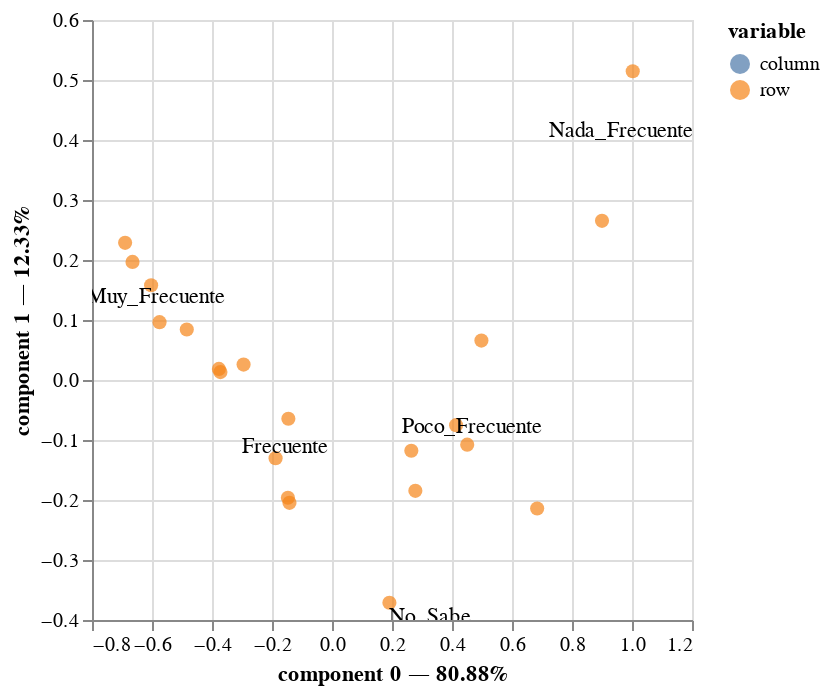

This figure's notebook cell:
### Markdown cell above
Las dos primeras componentes explican más del **90% de la varianza total**.

### Code cell
ca.plot(contingency_table_corruption_insitutes, x_component = 0, y_component = 1, show_row_markers = True,
        show_column_markers = False, show_row_labels = False, show_column_labels = True)

### Figure 1 — Vega specification as saved in the notebook (floating-point values rounded to 4 significant figures)
{"$schema": "https://vega.github.io/schema/vega/v5.json", "data": [{"name": "param_7_store"}, {"name": "source_0", "values": [{"component 0": 0.1913, "component 1": -0.3713, "value": "Universidades", "variable": "row"}, {"component 0": -0.665, "component 1": 0.1968, "value": "Policia", "variable": "row"}, {"component 0": 0.2644, "component 1": -0.118, "value": "Hospitales", "variable": "row"}, {"component 0": -0.6029, "component 1": 0.158, "value": "Secretarias", "variable": "row"}, {"component 0": -0.147, "component 1": -0.1962, "value": "Empresarios", "variable": "row"}, {"component 0": -0.484, "component 1": 0.0842, "value": "Gubernatura", "variable": "row"}, {"component 0": 0.6839, "component 1": -0.2142, "value": "Trabajo", "variable": "row"}, {"component 0": -0.377, "component 1": 0.01851, "value": "Municipio", "variable": "row"}, {"component 0": 1.002, "component 1": 0.5146, "value": "Familiares", "variable": "row"}, {"component 0": -0.1418, "component 1": -0.2048, "value": "Sindicatos", "variable": "row"}, {"component 0": 0.9, "component 1": 0.2653, "value": "Vecinos", "variable": "row"}, {"component 0": -0.5749, "component 1": 0.09636, "value": "Diputados_Senadores", "variable": "row"}, {"component 0": -0.1454, "component 1": -0.0646, "value": "Medios_Comunicacion", "variable": "row"}, {"component 0": -0.2947, "component 1": 0.02571, "value": "Intitutos_Electorales", "variable": "row"}, {"component 0": 0.2779, "component 1": -0.1847, "value": "Comisiones_Derechos", "variable": "row"}, {"component 0": 0.4507, "component 1": -0.1078, "value": "Escuelas_Publicas", "variable": "row"}, {"component 0": -0.1881, "component 1": -0.1303, "value": "Jueces_Magistrados", "variable": "row"}, {"component 0": 0.498, "component 1": 0.06573, "value": "Insituciones_Religiosas", "variable": "row"}, {"component 0": -0.6896, "component 1": 0.2287, "value": "Partidos_Politicos", "variable": "row"}, {"component 0": 0.4136, "component 1": -0.07522, "value": "Ejercito_Marina", "variable": "row"}, {"component 0": -0.3719, "component 1": 0.01313, "value": "Ministerio_Publico", "variable": "row"}]}, {"name": "source_1", "values": [{"component 0": -0.5864, "component 1": 0.1387, "value": "Muy_Frecuente", "variable": "column"}, {"component 0": -0.1554, "component 1": -0.1123, "value": "Frecuente", "variable": "column"}, {"component 0": 0.4651, "component 1": -0.07877, "value": "Poco_Frecuente", "variable": "column"}, {"component 0": 0.9617, "component 1": 0.4151, "value": "Nada_Frecuente", "variable": "column"}, {"component 0": 0.3253, "component 1": -0.3958, "value": "No_Sabe", "variable": "column"}]}, {"name": "source_2", "values": [{"component 0": -0.5864, "component 1": 0.1387, "label": "Muy_Frecuente"}, {"component 0": -0.1554, "component 1": -0.1123, "label": "Frecuente"}, {"component 0": 0.4651, "component 1": -0.07877, "label": "Poco_Frecuente"}, {"component 0": 0.9617, "component 1": 0.4151, "label": "Nada_Frecuente"}, {"component 0": 0.3253, "component 1": -0.3958, "label": "No_Sabe"}]}, {"name": "source_0_color_domain_variable_0", "values": [{"variable": "row"}]}, {"name": "source_1_color_domain_variable_1", "values": [{"variable": "column"}]}], "signals": [{"name": "unit", "value": {}, "on": [{"events": "pointermove", "update": "isTuple(group()) ? group() : unit"}]}, {"name": "param_7", "update": "vlSelectionResolve(\"param_7_store\", \"union\")"}, {"name": "param_7_component_0", "on": [{"events": [{"source": "view", "type": "dblclick"}], "update": "null"}, {"events": {"signal": "param_7_translate_delta"}, "update": "panLinear(param_7_translate_anchor.extent_x, -param_7_translate_delta.x / width)"}, {"events": {"signal": "param_7_zoom_delta"}, "update": "zoomLinear(domain(\"x\"), param_7_zoom_anchor.x, param_7_zoom_delta)"}]}, {"name": "param_7_component_1", "on": [{"events": [{"source": "view", "type": "dblclick"}], "update": "null"}, {"events": {"signal": "param_7_translate_delta"}, "update": "panLinear(param_7_translate_anchor.extent_y, param_7_translate_delta.y / height)"}, {"events": {"signal": "param_7_zoom_delta"}, "update": "zoomLinear(domain(\"y\"), param_7_zoom_anchor.y, param_7_zoom_delta)"}]}, {"name": "param_7_tuple", "on": [{"events": [{"signal": "param_7_component_0 || param_7_component_1"}], "update": "param_7_component_0 && param_7_component_1 ? {unit: \"view_7\", fields: param_7_tuple_fields, values: [param_7_component_0,param_7_component_1]} : null"}]}, {"name": "param_7_tuple_fields", "value": [{"field": "component 0", "channel": "x", "type": "R"}, {"field": "component 1", "channel": "y", "type": "R"}]}, {"name": "param_7_translate_anchor", "value": {}, "on": [{"events": [{"source": "scope", "type": "pointerdown"}], "update": "{x: x(unit), y: y(unit), extent_x: domain(\"x\"), extent_y: domain(\"y\")}"}]}, {"name": "param_7_translate_delta", "value": {}, "on": [{"events": [{"source": "window", "between": [{"source": "scope", "type": "pointerdown"}, {"source": "window", "type": "pointerup"}], "type": "pointermove", "consume": true}], "update": "{x: param_7_translate_anchor.x - x(unit), y: param_7_translate_anchor.y - y(unit)}"}]}, {"name": "param_7_zoom_anchor", "on": [{"events": [{"source": "scope", "type": "wheel", "consume": true}], "update": "{x: invert(\"x\", x(unit)), y: invert(\"y\", y(unit))}"}]}, {"name": "param_7_zoom_delta", "on": [{"events": [{"source": "scope", "type": "wheel", "consume": true}], "update": "pow(1.001, event.deltaY * pow(16, event.deltaMode))", "force": true}]}, {"name": "param_7_modify", "on": [{"events": {"signal": "param_7_tuple"}, "update": "modify(\"param_7_store\", param_7_tuple, true)"}]}], "marks": [{"type": "symbol", "name": "view_7_marks", "from": {"data": "source_0"}, "encode": {"update": {"y": {"field": "component 1", "scale": "y"}, "x": {"field": "component 0", "scale": "x"}, "opacity": {"value": 0.7}, "shape": {"value": "circle"}, "fill": {"field": "variable", "scale": "color"}, "size": {"value": 50}, "tooltip": {"signal": "{\"variable\": isValid(datum[\"variable\"]) ? datum[\"variable\"] : \"\"+datum[\"variable\"], \"value\": isValid(datum[\"value\"]) ? datum[\"value\"] : \"\"+datum[\"value\"], \"component 0\": format(datum[\"component 0\"], \"\"), \"component 1\": format(datum[\"component 1\"], \"\")}"}}}, "interactive": true, "style": ["circle"], "clip": true}, {"type": "symbol", "name": "layer_1_marks", "from": {"data": "source_1"}, "encode": {"update": {"fill": {"field": "variable", "scale": "color"}, "tooltip": {"signal": "{\"variable\": isValid(datum[\"variable\"]) ? datum[\"variable\"] : \"\"+datum[\"variable\"], \"value\": isValid(datum[\"value\"]) ? datum[\"value\"] : \"\"+datum[\"value\"], \"component 0\": format(datum[\"component 0\"], \"\"), \"component 1\": format(datum[\"component 1\"], \"\")}"}, "size": {"value": 0}, "x": {"field": "component 0", "scale": "x"}, "y": {"field": "component 1", "scale": "y"}, "shape": {"value": "circle"}, "opacity": {"value": 0.7}}}, "interactive": true, "style": ["circle"], "clip": true}, {"type": "text", "name": "layer_2_marks", "from": {"data": "source_2"}, "encode": {"update": {"x": {"field": "component 0", "scale": "x"}, "align": {"value": "center"}, "y": {"field": "component 1", "scale": "y"}, "baseline": {"value": "middle"}, "text": {"signal": "isValid(datum[\"label\"]) ? datum[\"label\"] : \"\"+datum[\"label\"]"}, "fill": {"value": "black"}}}, "style": ["text"], "interactive": false, "clip": true}], "scales": [{"name": "x", "type": "linear", "domain": {"fields": [{"data": "source_0", "field": "component 0"}, {"data": "source_1", "field": "component 0"}, {"data": "source_2", "field": "component 0"}]}, "range": [0, {"signal": "width"}], "zero": false, "domainRaw": {"signal": "param_7[\"component 0\"]"}, "nice": true}, {"name": "y", "type": "linear", "domain": {"fields": [{"data": "source_0", "field": "component 1"}, {"data": "source_1", "field": "component 1"}, {"data": "source_2", "field": "component 1"}]}, "range": [{"signal": "height"}, 0], "nice": true, "domainRaw": {"signal": "param_7[\"component 1\"]"}, "zero": false}, {"name": "color", "type": "ordinal", "domain": {"fields": [{"data": "source_0_color_domain_variable_0", "field": "variable"}, {"data": "source_1_color_domain_variable_1", "field": "variable"}], "sort": true}, "range": "category"}], "axes": [{"scale": "x", "aria": false, "maxExtent": 0, "zindex": 0, "orient": "bottom", "ticks": false, "labels": false, "gridScale": "y", "grid": true, "minExtent": 0, "domain": false, "tickCount": {"signal": "ceil(width/40)"}}, {"scale": "y", "maxExtent": 0, "minExtent": 0, "zindex": 0, "labels": false, "aria": false, "tickCount": {"signal": "ceil(height/40)"}, "gridScale": "x", "orient": "left", "ticks": false, "grid": true, "domain": false}, {"scale": "x", "labelOverlap": true, "title": "component 0 — 80.88%", "grid": false, "labelFlush": true, "zindex": 0, "orient": "bottom", "tickCount": {"signal": "ceil(width/40)"}}, {"scale": "y", "tickCount": {"signal": "ceil(height/40)"}, "orient": "left", "labelOverlap": true, "grid": false, "zindex": 0, "title": "component 1 — 12.33%"}], "style": "cell", "height": 300, "padding": 5, "legends": [{"fill": "color", "symbolType": "circle", "title": "variable", "encode": {"symbols": {"update": {"opacity": {"value": 0.7}}}}}], "background": "white", "width": 300}
